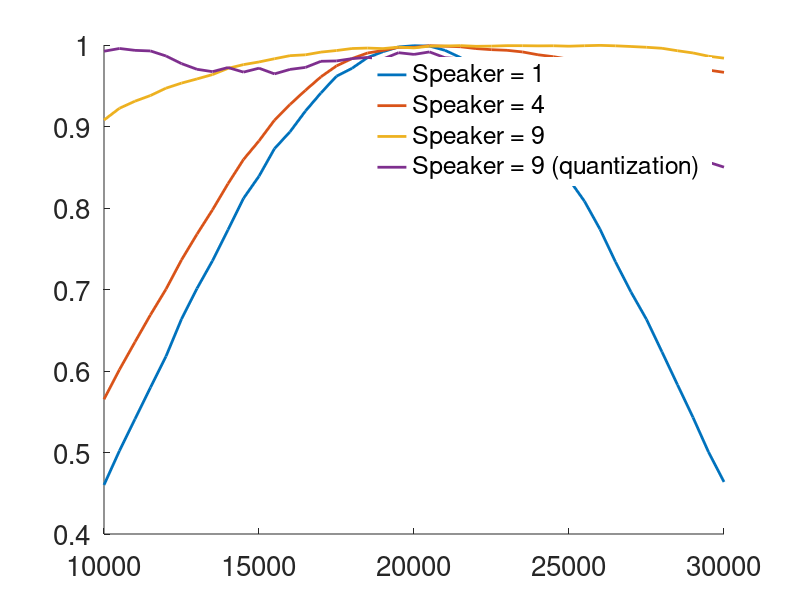

This figure's MATLAB source:
figure(1)
clf
load lens_amp_no_comp.mat

% amps = amps / max(abs(amps));
hold on
plot(freq, amps, 'linewidth', 2)

load lens_amp_comp_speaker4.mat
plot(freq, amps, 'linewidth', 2)

load lens_amp_comp_speaker9.mat
plot(freq, amps, 'linewidth', 2)

% load lens_amp_comp_speaker4_1lambda.mat
load test.mat
plot(freq, amps, 'linewidth', 2)

legend("Speaker = 1", "Speaker = 4", "Speaker = 9", "Speaker = 9 (quantization)",...
    'location', 'best', 'box', 'off')
set(gca, 'fontsize', 20)